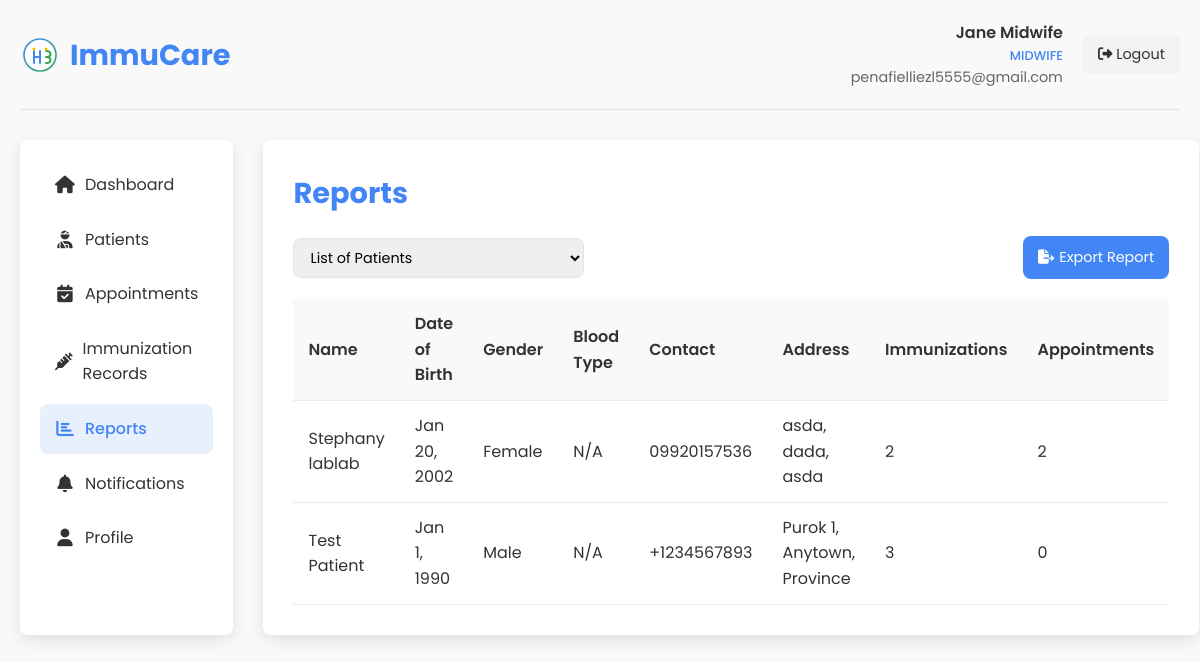
/midwife_reports.php (signed in), run on an earlier commit of the app's database.
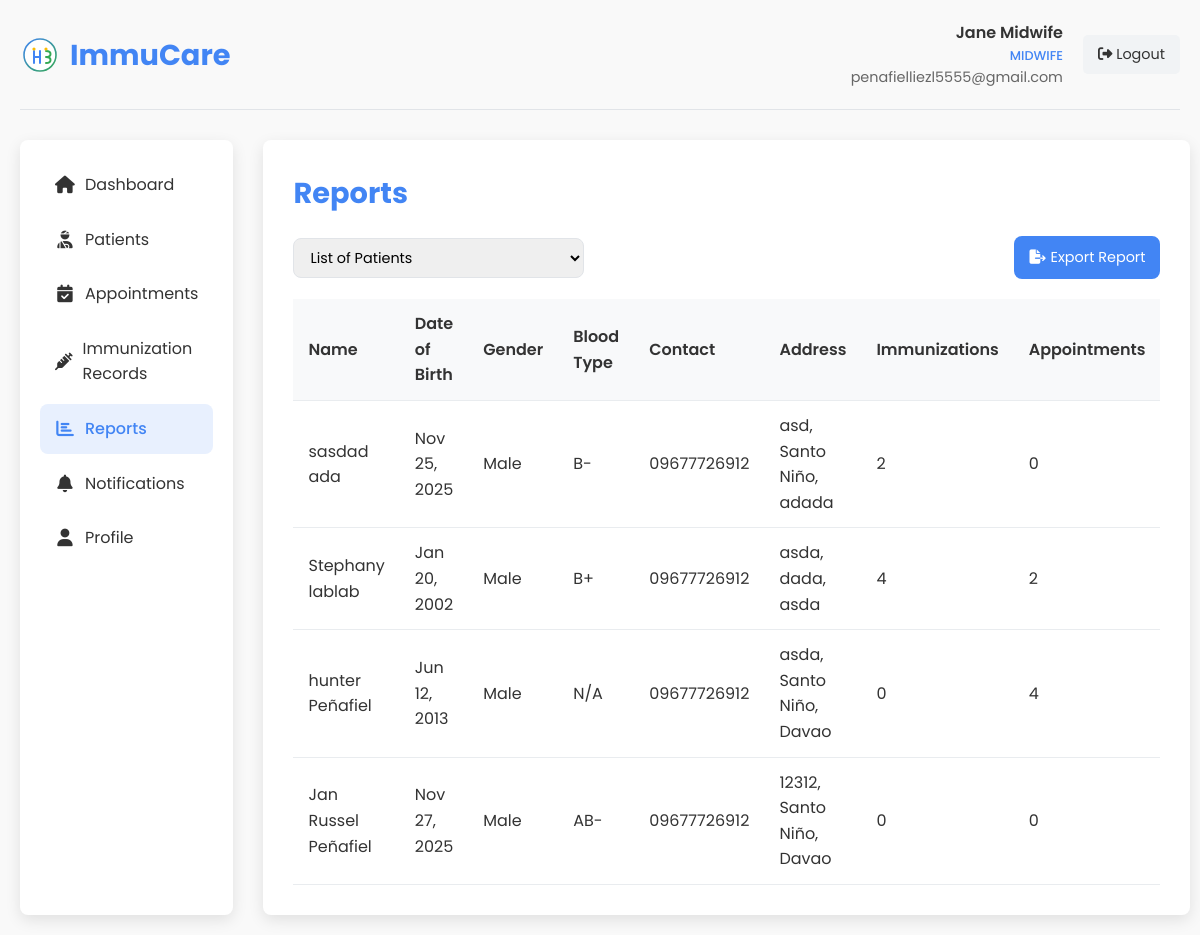
And on a later commit of the database.
### tables this page shows
CREATE TABLE `patients` (
  `id` int(11) NOT NULL,
  `user_id` int(11) DEFAULT NULL,
  `first_name` varchar(50) NOT NULL,
  `middle_name` varchar(50) DEFAULT NULL,
  `last_name` varchar(50) NOT NULL,
  `date_of_birth` date NOT NULL,
  `gender` enum('male','female','other') NOT NULL,
  `blood_type` varchar(10) DEFAULT NULL COMMENT 'Patient blood type (A+, A-, B+, B-, AB+, AB-, O+, O-)',
  `purok` text NOT NULL,
  `city` varchar(100) NOT NULL,
  `province` varchar(100) NOT NULL,
  `postal_code` varchar(20) DEFAULT NULL,
  `phone_number` varchar(20) DEFAULT NULL,
  `email` varchar(255) DEFAULT NULL,
  `medical_history` text DEFAULT NULL,
  `allergies` text DEFAULT NULL,
  `diagnosis` text DEFAULT NULL COMMENT 'Patient diagnosis information',
  `created_at` datetime NOT NULL,
  `updated_at` timestamp NOT NULL DEFAULT current_timestamp() ON UPDATE current_timestamp()
);

### midwife_reports.php (the view, shortened to what the changed rows need)
<?php
$conn = new mysqli(DB_HOST, DB_USER, DB_PASS, DB_NAME);
$stmt = $conn->prepare("
    SELECT
        p.*,
        COUNT(DISTINCT i.id) as immunization_count,
        COUNT(DISTINCT a.id) as appointment_count
    FROM patients p
    LEFT JOIN immunizations i ON p.id = i.patient_id
    LEFT JOIN appointments a ON p.id = a.patient_id
    GROUP BY p.id
    ORDER BY p.last_name, p.first_name
");
$stmt->execute();
$patients_result = $stmt->get_result();
$patients_data = [];
while ($row = $patients_result->fetch_assoc()) {
    $patients_data[] = $row;
}
?>
<!DOCTYPE html>
<html lang="en">
<head>
    <link rel="stylesheet" href="styles.css">
    <link rel="stylesheet" href="https://cdnjs.cloudflare.com/ajax/libs/font-awesome/6.4.0/css/all.min.css">
</head>
<body>
    <div class="dashboard-container">
        <div class="dashboard-header">
            <div class="dashboard-logo">
                <h1>ImmuCare</h1>
            </div>
        </div>
        <div class="dashboard-content">
            <div class="main-content">
                <h2 class="page-title">Reports</h2>
                <div id="patients-report">
                    <table class="report-table">
                        <thead>
                            <tr>
                                <th>Name</th>
                                <th>Date of Birth</th>
                                <th>Gender</th>
                                <th>Blood Type</th>
                                <th>Contact</th>
                                <th>Address</th>
                                <th>Immunizations</th>
                                <th>Appointments</th>
                            </tr>
                        </thead>
                        <tbody>
                            <?php foreach ($patients_data as $patient): ?>
                                <tr>
                                    <td><?php echo htmlspecialchars($patient['first_name'] . ' ' . $patient['last_name']); ?></td>
                                    <td><?php echo date('M j, Y', strtotime($patient['date_of_birth'])); ?></td>
                                    <td><?php echo ucfirst($patient['gender']); ?></td>
                                    <td><?php echo !empty($patient['blood_type']) ? htmlspecialchars($patient['blood_type']) : 'N/A'; ?></td>
                                    <td><?php echo htmlspecialchars($patient['phone_number']); ?></td>
                                    <td>
                                        <?php echo htmlspecialchars($patient['purok'] . ', ' .
                                            $patient['city'] . ', ' .
                                            $patient['province']); ?>
                                    </td>
                                    <td><?php echo $patient['immunization_count']; ?></td>
                                    <td><?php echo $patient['appointment_count']; ?></td>
                                </tr>
                            <?php endforeach; ?>
                        </tbody>
                    </table>
                </div>
            </div>
        </div>
    </div>
</body>
</html>

What changed in the data, as far as the page shows it:
removed patients: first_name+last_name "Test Patient", date_of_birth "Jan 1, 1990", gender "Male", shows "N/A", phone_number "+1234567893", purok+city+province "Purok 1, Anytown, Province", immunization_count "3", appointment_count "0"
added patients: first_name+last_name "sasdad ada", date_of_birth "Nov 25, 2025", gender "Male", blood_type "B-", phone_number "09677726912", purok+city+province "asd, Santo Niño, adada", immunization_count "2", appointment_count "0"
changed patients "Stephany lablab": gender "Female" → "Male"; blood_type (not shown) → "B+"; phone_number "09920157536" → "09677726912"; immunization_count "2" → "4"; no longer shows "N/A"
added patients: first_name+last_name "hunter Peñafiel", date_of_birth "Jun 12, 2013", gender "Male", shows "N/A", phone_number "09677726912", purok+city+province "asda, Santo Niño, Davao", immunization_count "0", appointment_count "4"
added patients: first_name+last_name "Jan Russel Peñafiel", date_of_birth "Nov 27, 2025", gender "Male", blood_type "AB-", phone_number "09677726912", purok+city+province "12312, Santo Niño, Davao", immunization_count "0", appointment_count "0"
